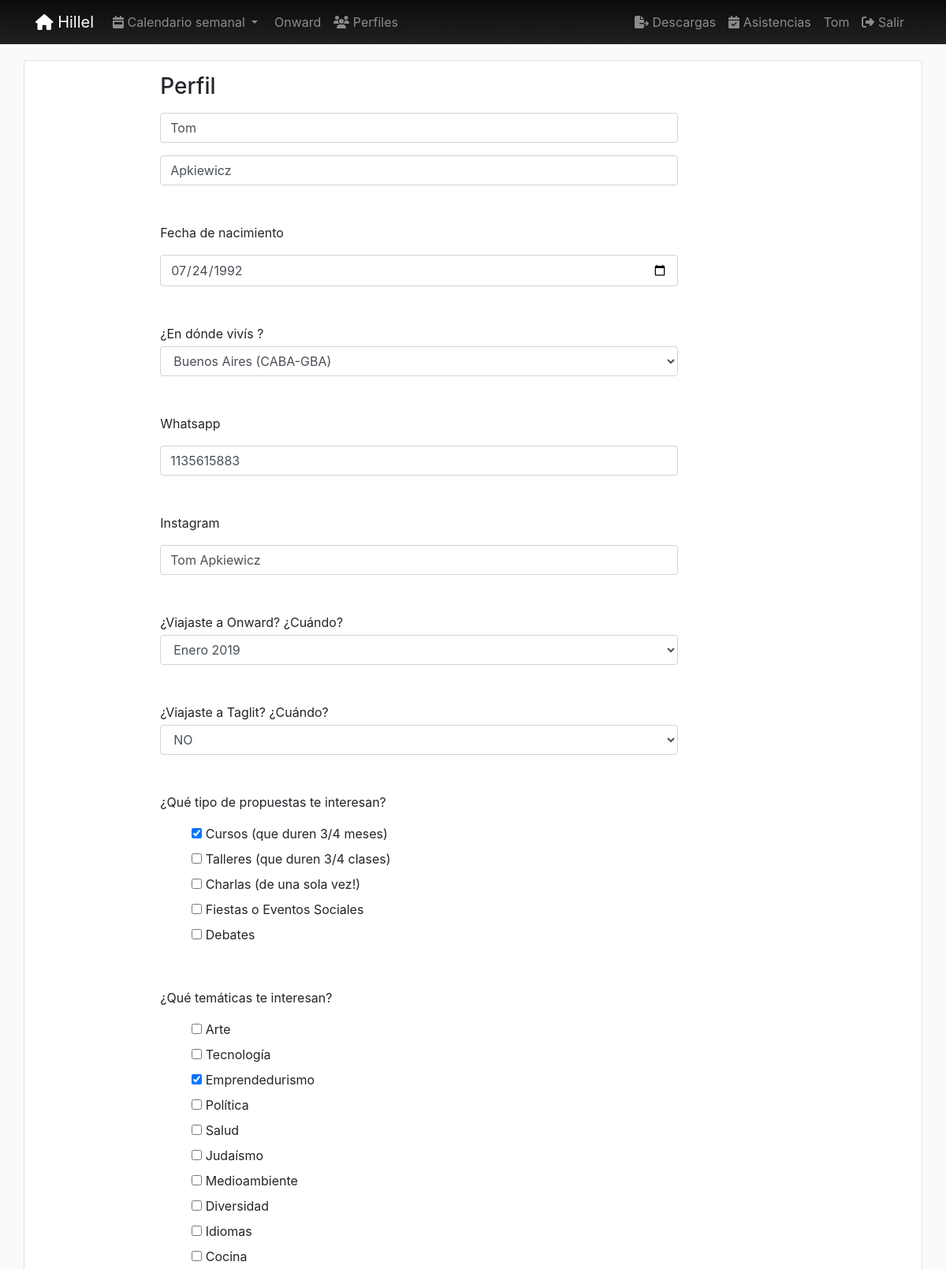
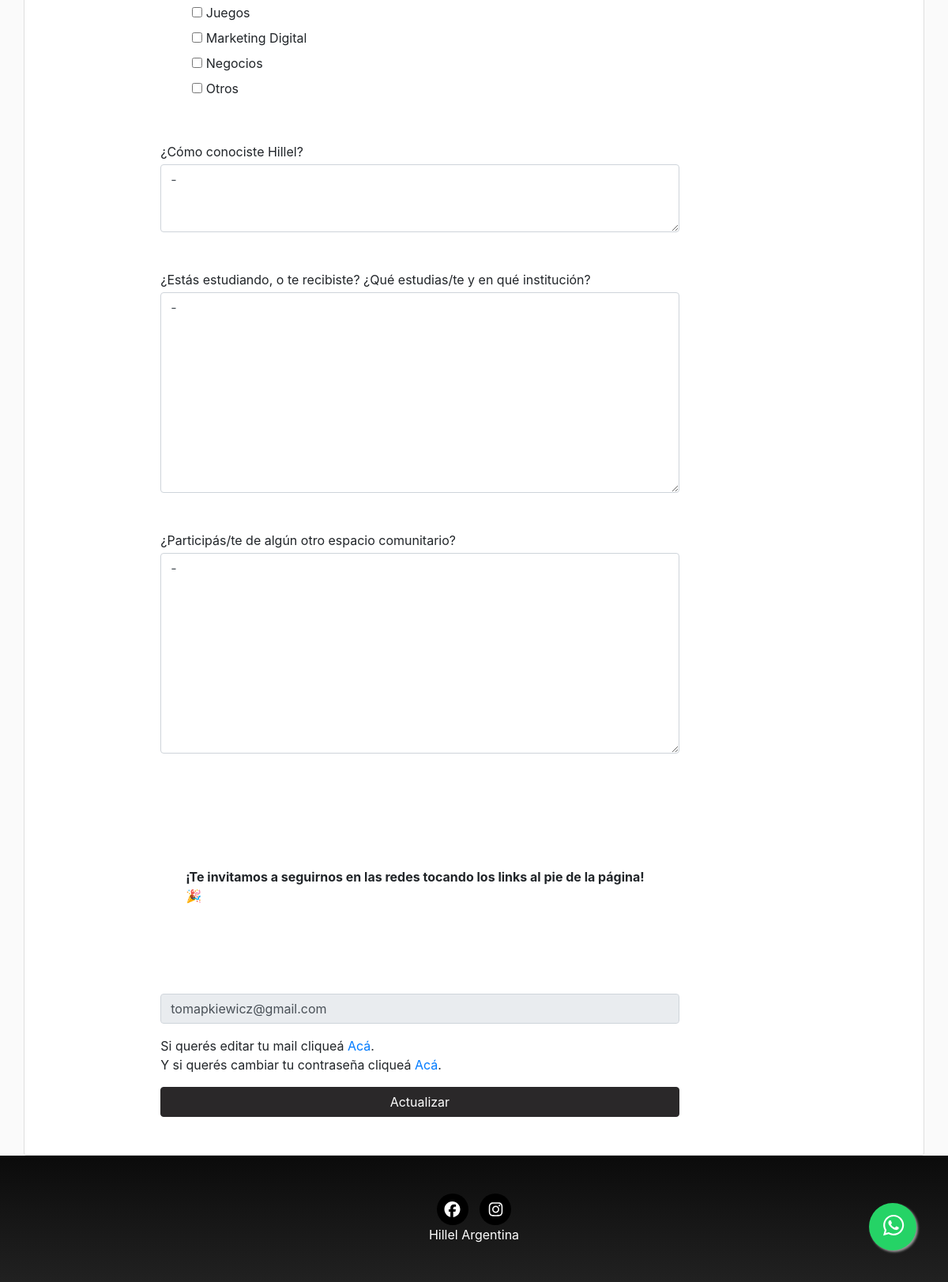
/accounts/profile/ (signed in), run on the app's committed database (2 pictures, top to bottom).
### registration/models.py (models this page shows, shortened)
class Profile(models.Model):
    user = models.OneToOneField(User, on_delete=models.CASCADE) #,related_name='get_user_profile'
    avatar = models.ImageField(upload_to=custom_upload_to,
                               null=True, blank=True)
    observaciones = models.CharField(null=True, blank=True, max_length=999)
    apellido = models.CharField(null=True, blank=True, max_length=100)
    nombre = models.CharField(null=True, blank=True, max_length=100)
    whatsapp = models.CharField(verbose_name="Número de Whatsapp", null=True, blank=True, max_length=30)
    instagram = models.CharField(verbose_name="@ de Instagram", null=True, blank=True, max_length=100)
    onward = models.ForeignKey(FechaOnward, on_delete=models.CASCADE, verbose_name="¿Viajaste a Onward? ¿Cuándo?", null=True, blank=True)
    taglit = models.ForeignKey(FechaTaglit, on_delete=models.CASCADE, verbose_name="¿Viajaste a Taglit? ¿Cuándo?", null=True, blank=True)
    propuestasInteres = models.ManyToManyField(PropuestaInteres)
    tematicasInteres = models.ManyToManyField(TematicaInteres)
    comoConociste = models.CharField(verbose_name="¿Cómo conociste Hillel?", null=True, blank=True, max_length=250)
    estudios = models.CharField(verbose_name="¿Estás estudiando, o te recibiste? ¿Qué estudias/te y en qué institución?", null=True, blank=True, max_length=250)
    experienciaComunitaria = models.CharField(null=True, blank=True, max_length=250)
    fechaNacimiento = models.DateField(null=True, blank=True)
    provincia = models.ForeignKey(Provincia, on_delete=models.CASCADE, verbose_name="provincia", null=True, blank=True)
    categories = models.ManyToManyField(Category, verbose_name='Intereses', related_name='get_user_pages', blank=True)
    validado = models.BooleanField(verbose_name="Perfil validado", default=0)
    created = models.DateTimeField(auto_now_add=True, verbose_name="Fecha de creación", blank=True, null=True)
    updated = models.DateTimeField(auto_now=True, verbose_name="Fecha de edición", blank=True, null=True)
    class Meta:
        verbose_name = "Perfil"
        verbose_name_plural = "Perfiles"
        ordering = ['-updated']

### registration/views.py (the view, shortened to what this page needs)
# urls.py: path('profile/', ProfileUpdate.as_view(), name='profile'),
@method_decorator(login_required, name='dispatch')
class ProfileUpdate(UpdateView):
    form_class = ProfileForm
    template_name_suffix = '_form'
    def get_object(self):
        profile, created = Profile.objects.get_or_create(
            user=self.request.user)
        return profile

### location/models.py (called while the page is built)
    def __str__(self):
        return self.title

### profiles/processors.py (called while the page is built)
def ctx_dict(request):
    ctx = {}
    bitajon = False
    if request.user.groups.filter(name="BITAJON").count():
        bitajon = True
    ctx["bitajon"] = bitajon
    return ctx

### registration/models.py (called while the page is built)
    def __str__(self):
        return self.fecha

    def __str__(self):
        return self.fecha

    def __str__(self):
        return self.nombre

    def __str__(self):
        return self.nombre

### registration/processors.py (called while the page is built)
def ctx_dict(request):
    ctx = {}
    temporadaOnward = TemporadaOnward.objects.all().first()
    ctx['temporadaOnward'] = temporadaOnward.temporada
    return ctx

### social/models.py (called while the page is built)
    def __str__(self):
        return self.numero

### social/processors.py (called while the page is built)
def ctx_dict(request):
    ctx = {}
    links = Link.objects.all()
    for link in links:
        ctx[link.key] = link.url
    whatsapp = Whatsapp.objects.all().first()
    ctx['whatsappHillel'] = whatsapp
    return ctx

### registration/templates/registration/profile_form.html (shortened to what this page needs)
{% extends 'core/base.html' %}
{% load static %}
{% block content %}
<main role="main">
  <div class="card container">
    <div class="row mt-3">
      <div class="col-md-9 mx-auto mb-5">
        <form action="" method="post" enctype="multipart/form-data">{% csrf_token %}
            <div class="col-md-10">
              <h3>Perfil</h3>
              {{ form.nombre }}
              {{ form.apellido }}
              <span class="form-text mt-5">Fecha de nacimiento</span>
              {{ form.fechaNacimiento }}
              <span class="form-text mt-5">¿En dónde vivís ?</span>
              {{ form.provincia }}
             <span class="form-text mt-5">Whatsapp</span>
              {{ form.whatsapp }}
             <span class="form-text mt-5">Instagram</span>
              {{ form.instagram }}
              <span class="form-text mt-5">¿Viajaste a Onward? ¿Cuándo?</span>
              {{ form.onward }}
              <span class="form-text mt-5">¿Viajaste a Taglit? ¿Cuándo?</span>
              {{ form.taglit }}
              <span class="form-text mt-5 mb-3">¿Qué tipo de propuestas te interesan?</span>
              {{ form.propuestasInteres }}
              <span class="form-text mt-5 mb-3">¿Qué temáticas te interesan?</span>
              {{ form.tematicasInteres }}
              <span class="form-text mt-5">¿Cómo conociste Hillel?</span>
              {{ form.comoConociste }}
              <span class="form-text mt-5">¿Estás estudiando, o te recibiste? ¿Qué estudias/te y en qué institución?</span>
              {{ form.estudios }}
              <span class="form-text mt-5">¿Participás/te de algún otro espacio comunitario?</span>
              {{ form.experienciaComunitaria }}
              <div class="jumbotron">
              <span class="form-text mt-5"><b>¡Te invitamos a seguirnos en las redes tocando los links al pie de la página! 🎉 </b></span>
             </div>
              <input type="email" class="form-control mt-3" value={{request.user.email}} readonly>
              <p class="mt-3">Si querés editar tu mail cliqueá <a href="{% url 'profile_email' %}">Acá</a>.<br>
              Y si querés cambiar tu contraseña cliqueá <a href="{% url 'password_change' %}">Acá</a>.</p>
              <input type="submit" class="btn btn-dark btn-block mt-3" value="Actualizar">
            </div>
          </div>
      </div>
    </div>
</main>
{% endblock %}

### core/templates/core/base.html (shortened to what this page needs)
<!DOCTYPE html>
<html lang="es">
  <head>
    {% load static %}
    <link href="{% static 'core/vendor/bootstrap/css/bootstrap.min.css' %}" rel="stylesheet">
    <link href="{% static 'core/css/main.css' %}" rel="stylesheet">
  </head>
  <body class="fondo" >
    <body>
      <nav class="navbar navbar-expand-lg navbar-dark bg-dark sticky-top footer-sample">
        <div class="container">
          <a class="navbar-brand" href="{% url 'home' %}">
            <i class="fas fa-home"></i>
            Hillel</a>
          <div class="collapse navbar-collapse" id="ned">
            <ul class="navbar-nav mr-auto">
                <li class="nav-item dropdown">
                <a class="nav-link dropdown-toggle" href="#" id="navbardrop" data-toggle="dropdown">
                  <i class="fas fa-calendar-week"></i>
                Calendario semanal
                </a>
                </li>
   {% if temporadaOnward  %}
              <li class="nav-item">
                <a class="nav-link" href="{% url 'pages:onward' %}">
                Onward</a>
              </li>
  {%endif%}
                   {% if request.user.is_staff %}
                 <li class="nav-item">
                <a class="nav-link" href="{% url 'profiles:list' %}">
                  <i class="fas fa-users"></i>
                  Perfiles</a>
              </li>
                {% endif %}
            </ul>
            <ul class="navbar-nav">
            {% if request.user.is_staff %}
              <li class="nav-item">
                <a class="nav-link " href="{% url 'pages:exportar' %}">
                  <i class="fa fa-file-export"></i>
                  Descargas</a>
              </li>
            {% endif %}
            {% if request.user.is_staff or bitajon %}
              <li class="nav-item">
                <a class="nav-link" href="{% url 'pages:asistencia' 0 %}">
                  <i class="fas fa-calendar-check"></i>
                  Asistencias</a>
              </li>
            {% endif %}
            {% if not request.user.is_authenticated %}
              <li class="nav-item">
                <a class="nav-link" href="{% url 'login' %}">
                  <i class="fas fa-sign-in-alt"></i>
                  Acceder</a>
              </li>
                <li class="nav-item">
                <a class="nav-link" href="{% url 'signup' %}">
                  <i class="fas fa-user-plus"></i>
                  Registrarse</a>
              </li>
              {% else %}
              <li class="nav-item">
                <a class="nav-link" href="{% url 'home' %}">
                  {% if request.user.profile.nombre is None %}
                   {{request.user}}
                  {% else  %}
                    {{request.user.profile.nombre}}
                  {% endif %}
                  </a>
              </li>
              <li class="nav-item">
                <a class="nav-link" href="{% url 'logout' %}">
                  <i class="fas fa-sign-out-alt"></i>
                  Salir</a>
              </li>
              {% endif %}
            </ul>
          </div>
        </div>
      </nav>
      {% block content %}{% endblock %}
      <a id="whatsapp" href="https://wa.me/+549{{whatsappHillel}}" class="float badge badge-pill" target="_blank" data-toggle="tooltipW" title="Whatsapp">
        <i class="fab fa-whatsapp my-float"></i>
      </a>
    <footer class="footer text-faded text-center py-5 footer-sample ">
      <div class="container">
        <p class="m-0">
        {% if LINK_FACEBOOK %}
            <a href="{{LINK_FACEBOOK}}" class="link">
              <span class="fa-stack fa-lg ">
                <i class="fas fa-circle fa-stack-2x" style="color:black"></i>
                <i class="fab fa-facebook fa-stack-1x fa-inverse"></i>
              </span>
            </a>
              {% endif %}
             {% if LINK_INSTAGRAM %}
            <a href="{{LINK_INSTAGRAM}}" class="link">
              <span class="fa-stack fa-lg">
                <i class="fas fa-circle fa-stack-2x" style="color:black"></i>
                <i class="fab fa-instagram fa-stack-1x fa-inverse"></i>
              </span>
            </a>
              {% endif %}
    </div>
      <p class="m-0 mbt1" style="color:white">Hillel Argentina</p>
    </footer>
  </body>
</html>

### core/static/core/css/main.css (style rules this page uses)
main { padding-top: 20px; }
:root { --jumbotron-padding-y: 3rem; }
.jumbotron { padding-top: var(--jumbotron-padding-y); padding-bottom: var(--jumbotron-padding-y); margin-bottom: 0; background-color: #fff; }
@media (min-width: 768px) { .jumbotron { padding-top: calc(var(--jumbotron-padding-y) * 2); padding-bottom: calc(var(--jumbotron-padding-y) * 2); } }
footer { padding-top: 3rem; padding-bottom: 3rem; }
footer p { margin-bottom: .25rem; }
html { overflow: scroll; }
body { min-height:100vh; margin:0; position:relative; }
body { position: relative; }
body::after { content: ''; display: block; height: 160px; }
footer { position: absolute; bottom: 0; width: 100%; height: 160px; }
.float { position:fixed; width:60px; height:60px; bottom:40px; right:40px; background-color:#25d366; color:#FFF; border-radius:50px; text-align:center; font-size:30px; box-shadow: 2px 2px 3px #999; z-index:100; }
.my-float { margin-top:5px; }
.footer-sample { background-color: #2a2829; background-color: #212121; background-image: -webkit-gradient(linear,left top,left bottom,color-stop(0%,#0b0b0b),color-stop(100%,#212121)) }
.fondo { background-color: rgba(var(--b3f,250,250,250),1); }
ul { list-style-type: none; }

### data on the page
Profile: nombre "Tom", apellido "Apkiewicz", fechaNacimiento "07/24/1992", provincia "Buenos Aires (CABA-GBA)", whatsapp "1135615883", instagram "Tom Apkiewicz", onward "Enero 2019", taglit "NO", comoConociste "-", estudios "-", experienciaComunitaria "-"

### other printed values
{{ request.user.profile.nombre }} "Tom"
